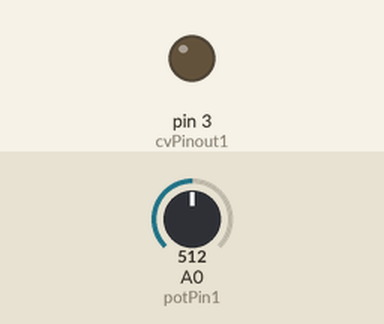
Recording of a sketch running on a simulated Arduino Uno, built with avr-gcc and run on an emulated ATmega328P. Parts: output pins drawn as LEDs (lit = HIGH). Inputs (shaded band) come from the test bench; at power-on: A0 (potPin1) = 512. Random numbers use the default seed unless the sketch sets one.

Above: at 1.3 s.
1.4 s: A0 (potPin1) set to 0
At 3.45 s:
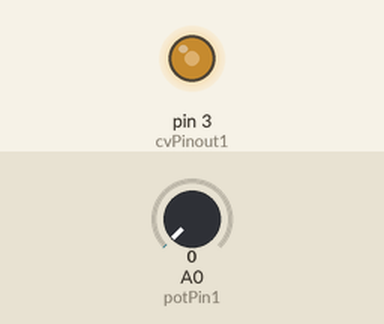
4.5 s: A0 (potPin1) set to 122
At 5.23 s:
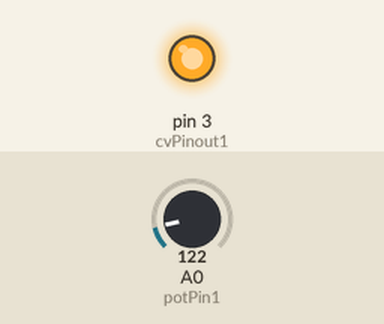
Timing chart, 0 to 13.6 s (numbered marks = the images above; inputs shaded):
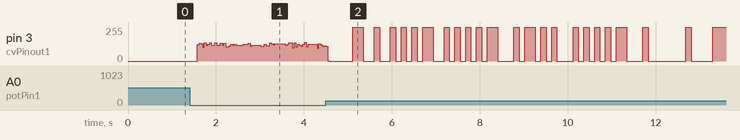

The sketch:

EMsequence_Trigger_CV.ino
```cpp
//A simple random trigger generator that makes use of the Ehrenfeucht-Mycielski sequence
//https://en.wikipedia.org/wiki/Ehrenfeucht%E2%80%93Mycielski_sequence
//https://oeis.org/A038219

//potentiometer input pin, for controlling the delay
int potPin1 = 0;

//output pin for control voltage
int cvPinout1 = 3;

//delay value variable
int delayVal = 0;

//the first 105 numbers of the Ehrenfeucht-Mycielski sequence, where 255 = 1
int EMseq[105] = {0,255,0,0,255,255,0,255,0,255,255,255,0,0,0,255,0,0,0,0,255,255,255,255,
 0,255,255,0,0,255,0,255,0,0,255,0,0,255,255,255,0,255,0,0,0,255,255,0,0,
 0,0,0,255,0,255,255,0,255,255,255,255,255,0,0,255,255,0,0,255,255,255,255,255,255,
 0,255,0,255,0,255,255,0,0,0,255,255,255,0,0,255,0,0,0,255,0,255,0,255,0,
 0,0,0,0,0,255};

//result variable, to be passed to output
int result = 0;

void setup() {

  Serial.begin(9600); // serial initialization for output monitoring

  pinMode(cvPinout1, OUTPUT); //ensuring the designated PWM pin is set to output

}

void loop() {

//getting the delay value, delaying the loop
delayVal = analogRead(potPin1);
delay(delayVal);

//choosing a random value from the sequence
result = EMseq[random(0, 104)];

//writing the value to the PWM output pin. acts as a trigger when sent to such an input on a VCO or other such device
analogWrite(cvPinout1, result);

//quick and dirty output monitor to confirm that the axo is sending signal, uncomment if you need it
//Serial.println(result);

}

//tested with an Arduino Uno R3, sending the output signal to an Intellijel Shapeshifter's trigger input. Said module's inputs are tolerant up to +5V.
//be very careful when testing code such as this with expensive hardware. Check the relevant documentation to make sure that your device can handle the voltage that this spits out.
```
